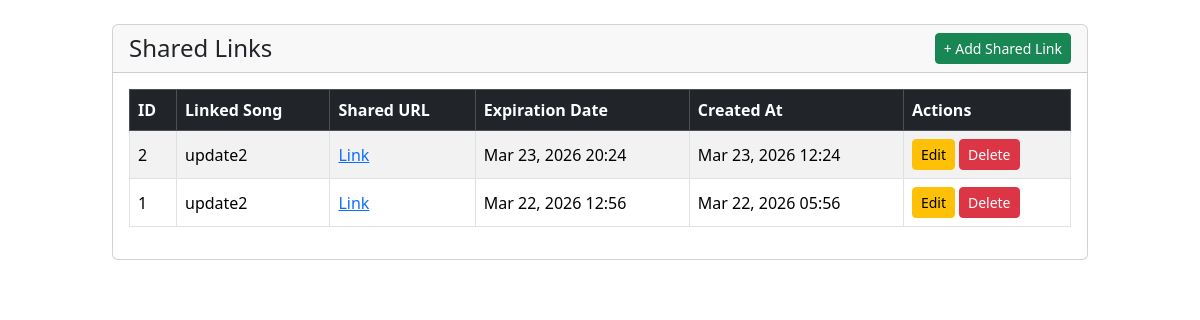
Screenshot of /read-shared-link with the database file from the repository.
### shared_link/models.py (models this page shows, shortened)
class SharedLink(models.Model):
    shared_url = models.CharField(max_length=100)
    expired_date = models.DateTimeField()
    song = models.ForeignKey("song.Song", on_delete=models.CASCADE, related_name="shared_link")
    created_at = models.DateTimeField(auto_now_add=True)
    class Meta:
        db_table = "shared_link"

### song/models.py (models this page shows, shortened)
class Song(models.Model):
    class Generation_Status(models.TextChoices):
        SUCCESS = "success", "success"
        FAILED = "failed", "failed"
        PENDING = "pending", "pending"
    title = models.CharField(max_length=50)
    duration = models.IntegerField()
    generation_status = models.CharField(max_length=7,choices=Generation_Status.choices,default=Generation_Status.PENDING)
    user = models.ForeignKey("user.User", on_delete=models.CASCADE, related_name="song", null=True, blank=True)
    created_at = models.DateTimeField(auto_now_add=True)
    class Meta:
        db_table = "song"

### shared_link/views.py (the view)
# urls.py: path('read-shared-link', read_shared_link, name="read_shared_link"),
def read_shared_link(request):
    links = SharedLink.objects.all().order_by('-created_at')
    return render(request, "shared_link/read-shared-link.html", {"links": links})

### shared_link/templates/shared_link/read-shared-link.html (shortened to what this page needs)
<!doctype html>
<html lang="en">
    <head>
        <link href="https://cdn.jsdelivr.net/npm/bootstrap@5.3.8/dist/css/bootstrap.min.css" rel="stylesheet" />
    </head>
    <body>
        <div class="container-fluid mt-4">
            <div class="row">
                <div class="col-10 offset-1">
                    <div class="card">
                        <div class="card-header d-flex justify-content-between align-items-center">
                            <h4 class="mb-0">Shared Links</h4>
                            <a href="{% url 'create_shared_link' %}" class="btn btn-sm btn-success">+ Add Shared Link</a>
                        </div>
                        <div class="card-body">
                            <div class="table-responsive">
                                <table class="table table-striped table-hover table-bordered align-middle">
                                    <thead class="table-dark">
                                        <tr>
                                            <th scope="col">ID</th>
                                            <th scope="col">Linked Song</th>
                                            <th scope="col">Shared URL</th>
                                            <th scope="col">Expiration Date</th>
                                            <th scope="col">Created At</th>
                                            <th scope="col">Actions</th>
                                        </tr>
                                    </thead>
                                    <tbody>
                                        {% for link in links %}
                                            <tr>
                                                <td>{{ link.id }}</td>
                                                <td>{{ link.song.title }}</td>
                                                <td><a href="{{ link.shared_url }}" target="_blank">Link</a></td>
                                                <td>{{ link.expired_date|date:"M d, Y H:i" }}</td>
                                                <td>{{ link.created_at|date:"M d, Y H:i" }}</td>
                                                <td>
                                                    <div class="d-flex gap-1">
                                                        <a href="{% url 'update_shared_link' link.id %}" class="btn btn-sm btn-warning">Edit</a>
                                                        <a href="{% url 'delete_shared_link' link.id %}" class="btn btn-sm btn-danger">Delete</a>
                                                    </div>
                                                </td>
                                            </tr>
                                        {% empty %}
                                            <tr><td colspan="6" class="text-center text-muted py-3">No shared links found.</td></tr>
                                        {% endfor %}
                                    </tbody>
                                </table>
                            </div>
                        </div>
                    </div>
                </div>
            </div>
        </div>
    </body>
</html>

### rows the page displays
SharedLink: id "2", song "update2", expired_date "Mar 23, 2026 20:24", created_at "Mar 23, 2026 12:24"
SharedLink: id "1", song "update2", expired_date "Mar 22, 2026 12:56", created_at "Mar 22, 2026 05:56"
